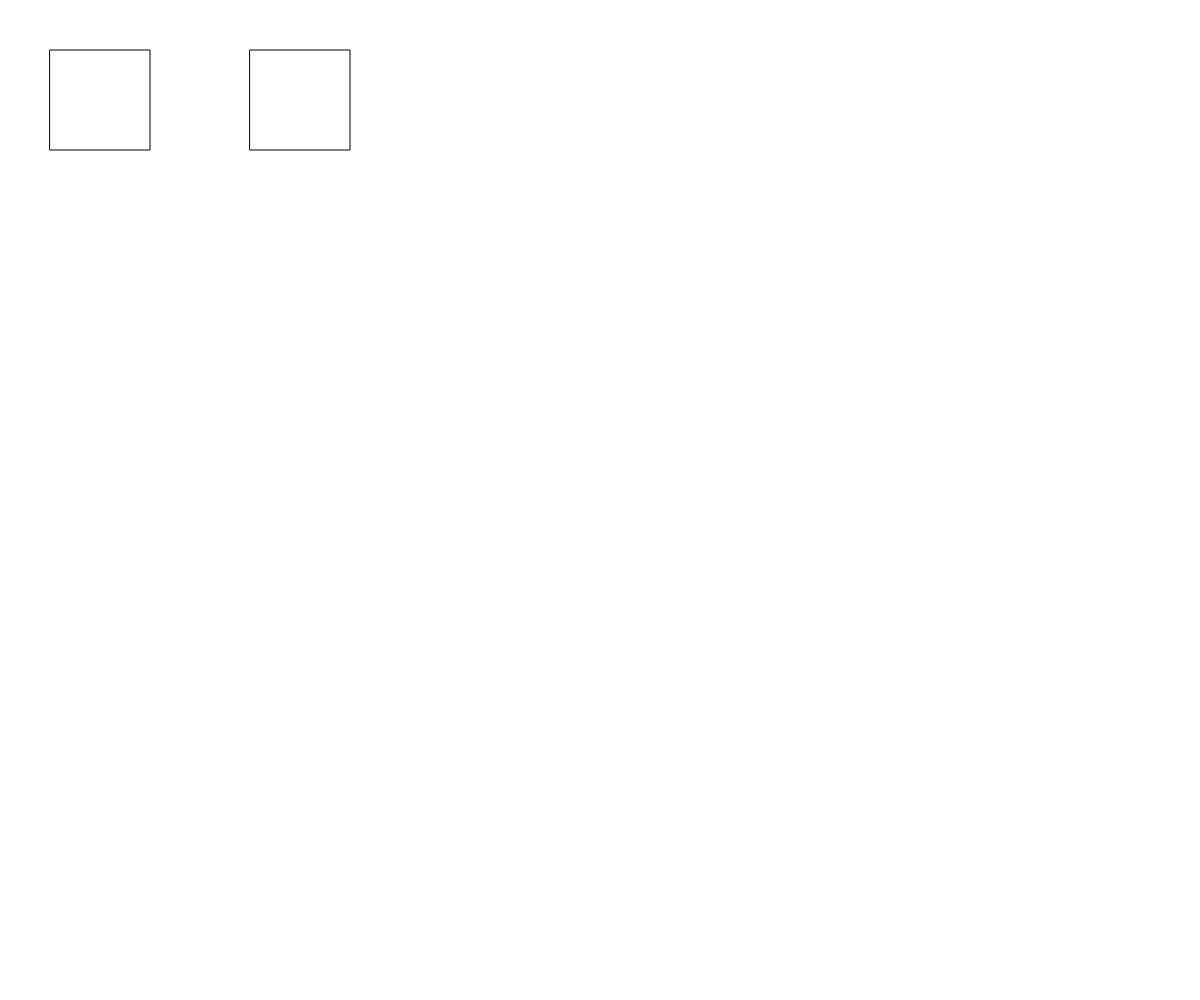
Frame 1 (no input)
Frame 60 (no input): identical to frame 1, image omitted
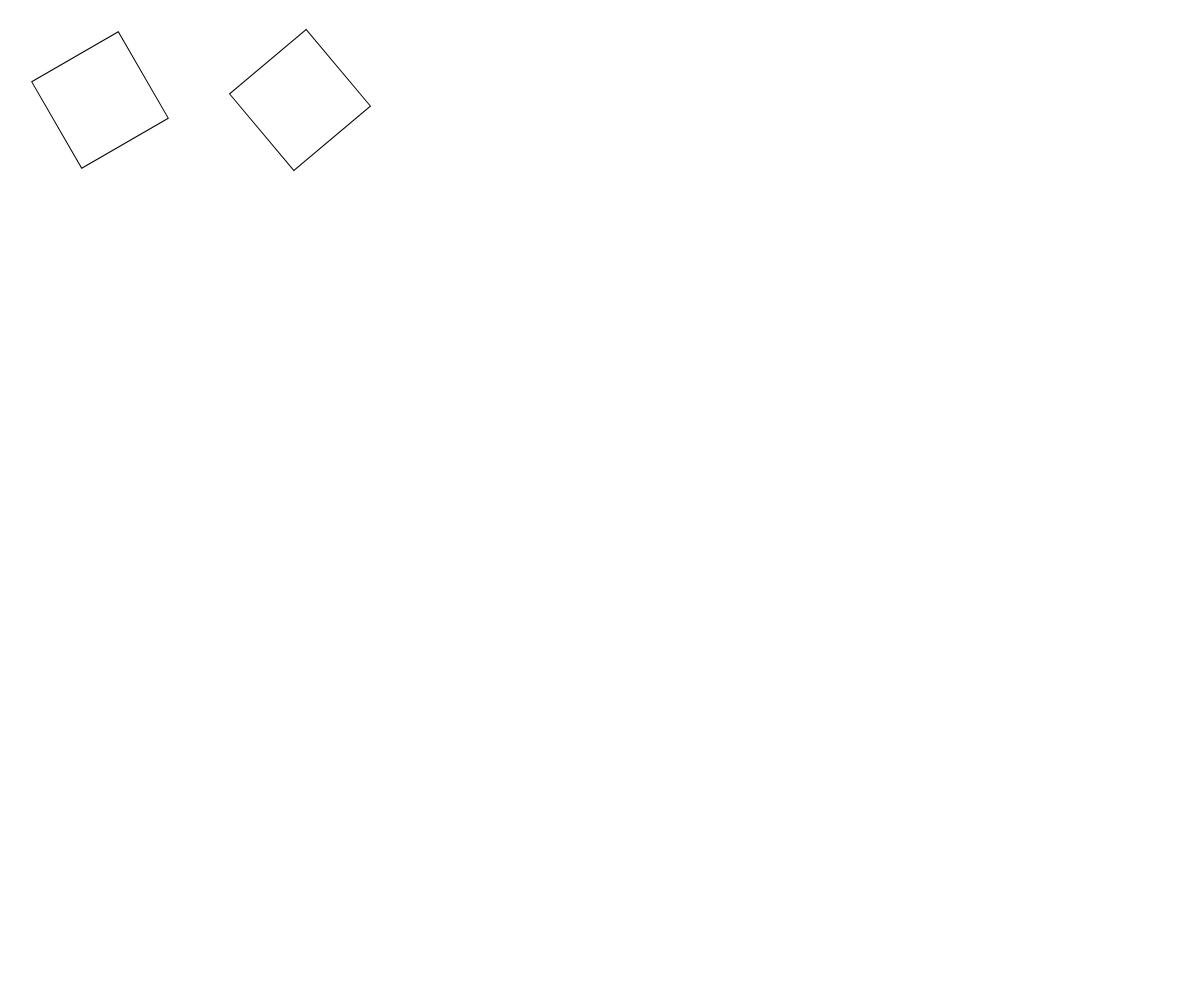
Frame 120 (the mouse pressed at the canvas centre since frame 60)

The p5.js sketch that drew these frames (run headless with seeded random() and noise() and a simulated clock; from frame 60 on, the mouse is pressed at the canvas centre):

// p5.js sketch
// ── sketch.js
function setup() {
    createCanvas(windowWidth, windowHeight);
    rectMode(CENTER);
}

function draw() {
    background(255);
    push();
    translate(100, 100);
    rotate(radians(mouseX));
    rect(0, 0, 100, 100);
    pop();
    translate(300, 100);
    rotate(radians(mouseY));
    rect(0, 0, 100, 100);
}
